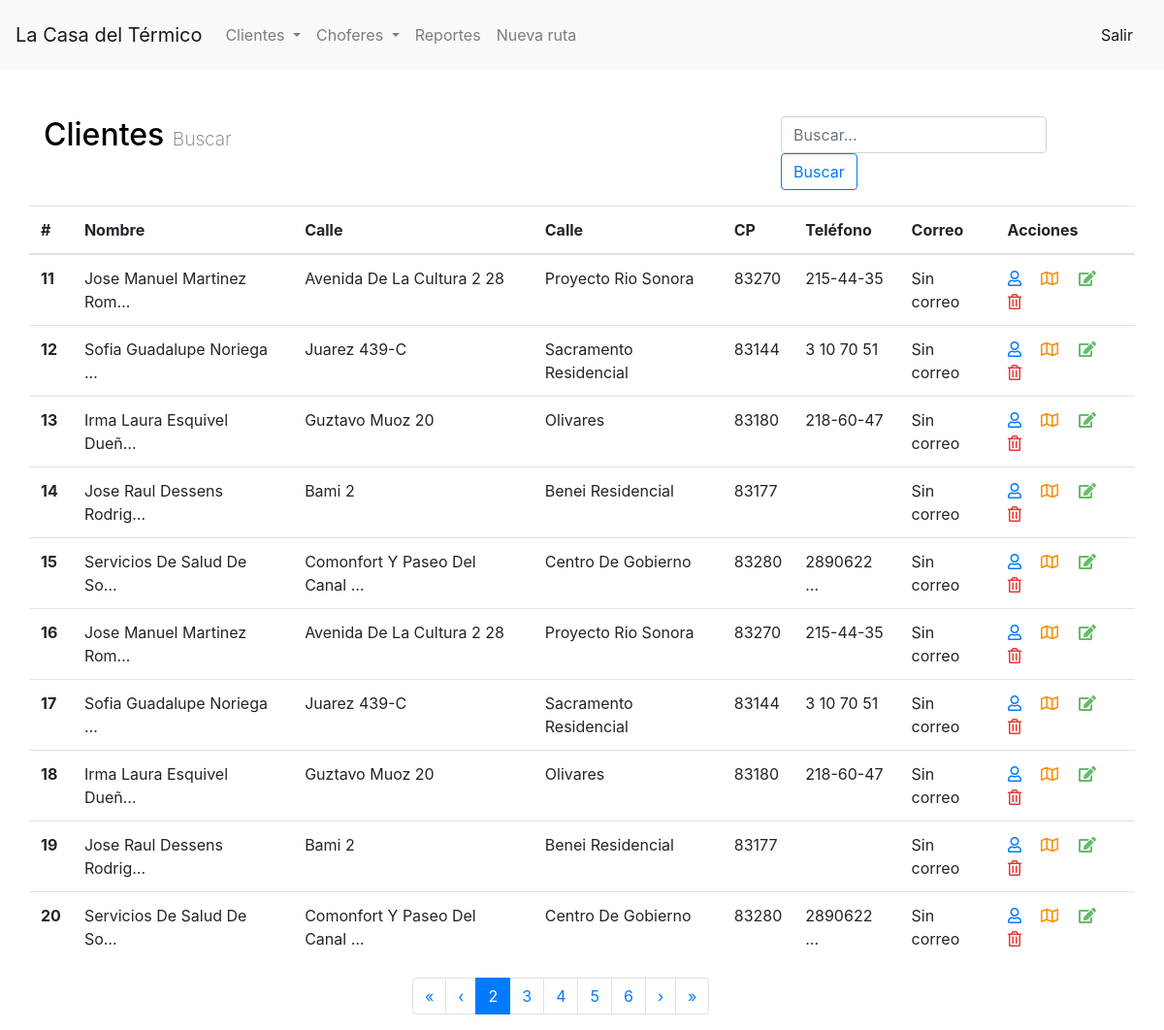
The app's page /clientes/?p=2 with its own data.
### crud/models.py (models this page shows)
class Cliente(models.Model):
    nombre = models.CharField(max_length=100)
    correo = models.CharField(blank=True, max_length=60)
    telefono = models.CharField(blank=True, max_length=50)
    colonia = models.CharField(max_length=50)
    calle = models.CharField(max_length=50)
    cp = models.CharField(blank=True, max_length=5)
    numero_int = models.CharField(blank=True, max_length=20)
    numero_ext = models.CharField(blank=True, max_length=20)
    lat = models.CharField(max_length=20)
    lng = models.CharField(max_length=20)
    zona = models.CharField(max_length=6)

### crud/views.py (the view)
# urls.py: path('clientes/', views.clientes_lista, name='clientes_lista'),
def clientes_lista(request):
    clientes = Cliente.objects.all()
    p = Paginator(clientes, 10)
    page = request.GET.get('p')
    if not page:
        page = 1
    page_range = calc_page_range(int(page), p.num_pages)
    return render(request, 'clientes_lista.html', {'clientes': p.get_page(page), 'paginator': p, 'page_range': page_range})

### crud/views.py (called while the page is built)
def calc_page_range(page, num_pages):
    start = page
    end = page + 4
    if end > num_pages:
        diff = end - num_pages
        end = end - diff
    page_range = [i for i in range(start, end+1)]
    return page_range

### templates/clientes_lista.html (shortened to what this page needs)
{% extends 'base.html' %}  {% block content %}
<div class="row mb-3">
    <div class="col m-0">
        <h2 class="mb-0">
            <a href="/clientes/" class="a-clean">Clientes</a>
            <small class="text-muted">Buscar</small>
        </h2>
    </div>
    <div class="col-sm-4 offset-sm-2">
        <form class="form-inline" action="/clientes/buscar_handler/" method="GET">
            <input class="form-control mr-2" type="search" placeholder="Buscar..." name="query">
            <button class="btn btn-outline-primary" type="submit">Buscar</button>
        </form>
    </div>
</div>
<div class="row">
    <table class="table">
        <thead>
            <tr>
                <th scope="col">#</th>
                <th scope="col">Nombre</th>
                <th scope="col">Calle</th>
                <th scope="col">Calle</th>
                <th scope="col">CP</th>
                <th scope="col">Teléfono</th>
                <th scope="col">Correo</th>
                <th scope="col">Acciones</th>
            </tr>
        </thead>
        <tbody>
            {% for c in clientes %}
            <tr>
                <th scope="row">{{ c.id }}</th>
                <td>{{ c.nombre|title|truncatechars:25 }}</td>
                <td>{{ c.calle|add:" "|add:c.numero_int|add:" "|add:c.numero_ext|title|truncatechars:30 }}</td>
                <td>{{ c.colonia|title }}</td>
                <td>{{ c.cp }}</td>
                <td>{{ c.telefono|truncatechars:10 }}</td>
                <td>{{ c.correo }}</td>
                <td>
                    <a href="/clientes/{{ c.id }}"><i class="far fa-user"></i></a>&emsp;
                    <a href="https://www.google.com/maps?q={{ c.lat }},{{ c.lng }}"><i class="far fa-map"></i></a>&emsp;
                    <a href="/clientes/editar/{{ c.id }}"><i class="fas fa-edit"></i></a>&emsp;
                    <a  href="#" data-toggle="modal" data-target="#modal_borrar_{{ c.id }}"><i class="far fa-trash-alt"></i></a>
                </td>
            </tr>
            {% endfor %}
        </tbody>
    </table>
</div>
{% if paginator.num_pages > 1 %}
<div class="row">
    <div class="col-sm-6 offset-sm-4">
        <nav>
            <ul class="pagination">
                {% if clientes.has_previous %}
                    <li class="page-item">
                        <a class="page-link" href="/clientes/">
                            <span aria-hidden="true">&laquo;</span>
                        </a>
                    </li>
                    <li class="page-item">
                        <a class="page-link" href="?p={{ clientes.previous_page_number }}">
                            <span aria-hidden="true">&lsaquo;</span>
                        </a>
                    </li>
                {% endif %}
                {% for i in page_range %}
                    {% if i == clientes.number %}
                        <li class="page-item active">
                            <a class="page-link" href="?p={{ i }}">{{ i }}</a>
                        </li>
                    {% else %}
                        <li class="page-item">
                            <a class="page-link" href="?p={{ i }}">{{ i }}</a>
                        </li>
                    {% endif %}
                {% endfor %}
                {% if clientes.has_next %}
                    <li class="page-item">
                        <a class="page-link" href="?p={{ clientes.next_page_number }}">
                            <span aria-hidden="true">&rsaquo;</span>
                        </a>
                    </li>
                    <li class="page-item">
                        <a class="page-link" href="?p={{ paginator.num_pages }}">
                            <span aria-hidden="true">&raquo;</span>
                        </a>
                    </li>
                {% endif %}
            </ul>
        </nav>
    </div>
</div>
{% endif %}
{% endblock %}

### static/custom.css (style rules this page uses)
small { font-size: 60%; font-weight: 200; }
.a-clean { text-decoration: none !important; color: #000; }
.fa-edit { color: #66BB6A; }
.fa-trash-alt { color: #E53935; }
.fa-user { color: #007bff; }
.fa-map { color: #FB8C00; }

### records on screen
Cliente: id "11", nombre "Jose Manuel Martinez Rom…", calle|add "Avenida De La Cultura 2 28", colonia "Proyecto Rio Sonora", cp "83270", telefono "215-44-35", correo "Sin correo"
Cliente: id "12", nombre "Sofia Guadalupe Noriega …", calle|add "Juarez 439-C", colonia "Sacramento Residencial", cp "83144", telefono "3 10 70 51", correo "Sin correo"
Cliente: id "13", nombre "Irma Laura Esquivel Dueñ…", calle|add "Guztavo Muoz 20", colonia "Olivares", cp "83180", telefono "218-60-47", correo "Sin correo"
Cliente: id "14", nombre "Jose Raul Dessens Rodrig…", calle|add "Bami 2", colonia "Benei Residencial", cp "83177", correo "Sin correo"
Cliente: id "15", nombre "Servicios De Salud De So…", calle|add "Comonfort Y Paseo Del Canal …", colonia "Centro De Gobierno", cp "83280", telefono "2890622 …", correo "Sin correo"
Cliente: id "16", nombre "Jose Manuel Martinez Rom…", calle|add "Avenida De La Cultura 2 28", colonia "Proyecto Rio Sonora", cp "83270", telefono "215-44-35", correo "Sin correo"
Cliente: id "17", nombre "Sofia Guadalupe Noriega …", calle|add "Juarez 439-C", colonia "Sacramento Residencial", cp "83144", telefono "3 10 70 51", correo "Sin correo"
Cliente: id "18", nombre "Irma Laura Esquivel Dueñ…", calle|add "Guztavo Muoz 20", colonia "Olivares", cp "83180", telefono "218-60-47", correo "Sin correo"
Cliente: id "19", nombre "Jose Raul Dessens Rodrig…", calle|add "Bami 2", colonia "Benei Residencial", cp "83177", correo "Sin correo"
Cliente: id "20", nombre "Servicios De Salud De So…", calle|add "Comonfort Y Paseo Del Canal …", colonia "Centro De Gobierno", cp "83280", telefono "2890622 …", correo "Sin correo"

### other values on screen
{{ i }} "2"
{{ i }} "3" "4" "5" "6"
